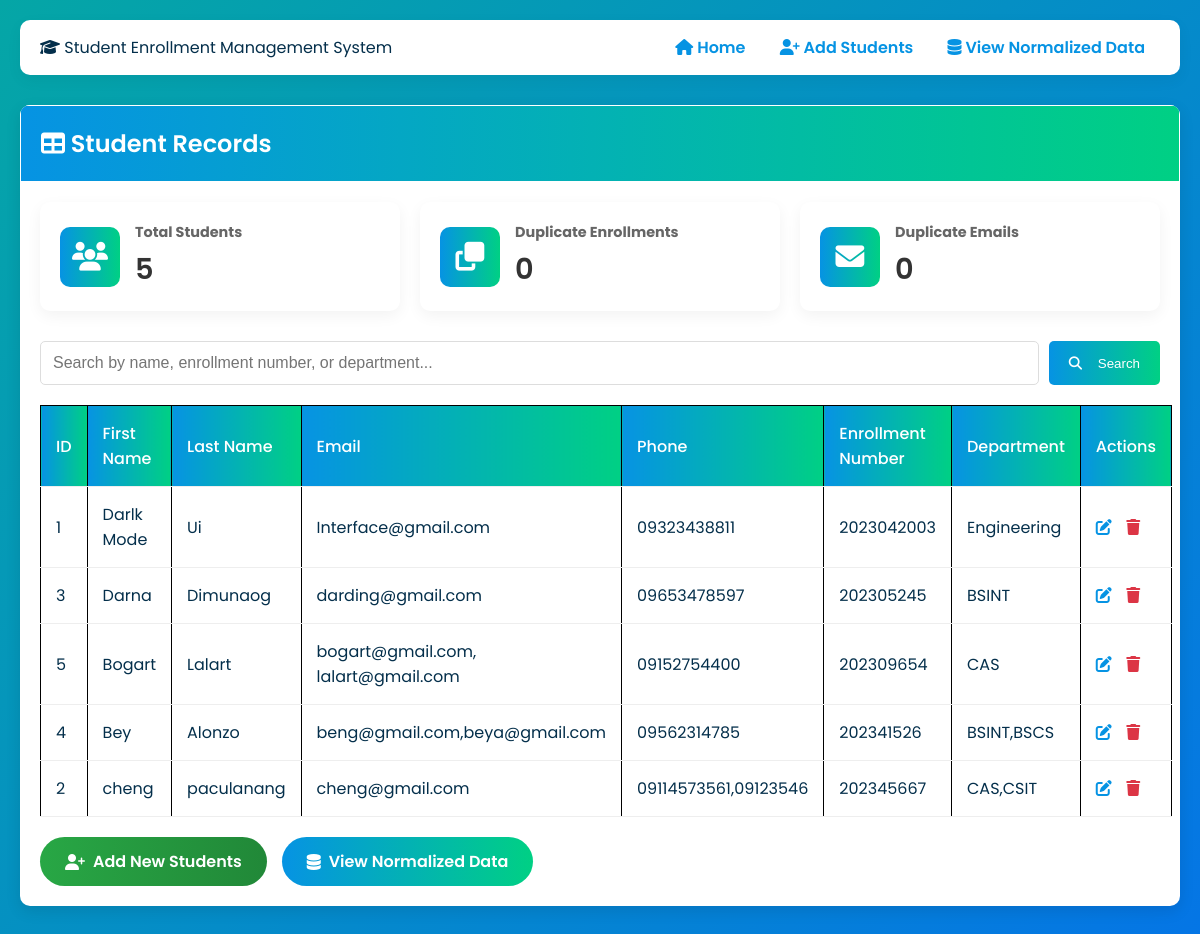
The app's page /rawdata.php with its own data.
### tables this page shows
CREATE TABLE `students` (
  `student_id` int(11) NOT NULL,
  `first_name` varchar(50) NOT NULL,
  `last_name` varchar(50) NOT NULL,
  `email` varchar(100) DEFAULT NULL,
  `phone` varchar(20) DEFAULT NULL,
  `enrollment_number` varchar(20) NOT NULL,
  `department` varchar(50) NOT NULL,
  `created_at` timestamp NOT NULL DEFAULT current_timestamp()
);

### rawdata.php (the view, shortened to what this page needs)
<?php
include 'connector.php';
$sql = "SELECT student_id, first_name, last_name, email, phone, enrollment_number, department FROM students ORDER BY enrollment_number ASC";
$stmt = $conn->prepare($sql);
$stmt->execute();
$students = $stmt->fetchAll(PDO::FETCH_ASSOC);
function checkDuplicates($students, $column) {
    $countValues = array_count_values(array_column($students, $column));
    $duplicates = [];
    return $duplicates;
}
$duplicateFirstNames = checkDuplicates($students, 'first_name');
$duplicateEmails = checkDuplicates($students, 'email');
$duplicateEnrollment = checkDuplicates($students, 'enrollment_number');
?>
<!DOCTYPE html>
<html lang="en">
<head>
    <link rel="stylesheet" href="https://cdnjs.cloudflare.com/ajax/libs/font-awesome/6.4.2/css/all.min.css">
    <link rel="stylesheet" href="main.css">
</head>
<body>
    <div class="wrapper">
        <nav>
            <div class="nav-logo">
                <i class="fas fa-graduation-cap"></i> Student Enrollment Management System
            </div>
            <div class="nav-links">
                <a href="homepage.php"><i class="fas fa-home"></i> Home</a>
                <a href="index.php"><i class="fas fa-user-plus"></i> Add Students</a>
                <a href="normalization.php"><i class="fas fa-database"></i> View Normalized Data</a>
            </div>
        </nav>
        <div class="card">
            <div class="card-header">
                <h2><i class="fas fa-table"></i> Student Records</h2>
            </div>
            <div class="card-body">
                <div class="stats">
                    <div class="stat-card">
                        <div class="stat-icon">
                            <i class="fas fa-users"></i>
                        </div>
                        <div class="stat-info">
                            <h3>Total Students</h3>
                            <p><?php echo count($students); ?></p>
                        </div>
                    </div>
                    <div class="stat-card">
                        <div class="stat-icon">
                            <i class="fas fa-clone"></i>
                        </div>
                        <div class="stat-info">
                            <h3>Duplicate Enrollments</h3>
                            <p><?php echo count($duplicateEnrollment); ?></p>
                        </div>
                    </div>
                    <div class="stat-card">
                        <div class="stat-icon">
                            <i class="fas fa-envelope"></i>
                        </div>
                        <div class="stat-info">
                            <h3>Duplicate Emails</h3>
                            <p><?php echo count($duplicateEmails); ?></p>
                        </div>
                    </div>
                </div>
                <div class="search-container">
                    <input type="text" id="searchInput" placeholder="Search by name, enrollment number, or department...">
                    <button onclick="searchTable()"><i class="fas fa-search"></i> Search</button>
                </div>
                <table id="studentsTable">
                    <tr>
                        <th>ID</th>
                        <th>First Name</th>
                        <th>Last Name</th>
                        <th>Email</th>
                        <th>Phone</th>
                        <th>Enrollment Number</th>
                        <th>Department</th>
                        <th>Actions</th>
                    </tr>
                    <?php foreach ($students as $student):
                        $isDuplicateFirstName = isset($duplicateFirstNames[$student['first_name']]);
                        $isDuplicateEmail = isset($duplicateEmails[$student['email']]);
                        $isDuplicateEnrollment = isset($duplicateEnrollment[$student['enrollment_number']]);
                        $rowClass = ($isDuplicateFirstName || $isDuplicateEmail || $isDuplicateEnrollment) ? 'duplicate' : '';
                    ?>
                    <tr class="<?php echo $rowClass; ?>">
                        <td><?php echo htmlspecialchars($student['student_id']); ?></td>
                        <td>
                            <?php echo htmlspecialchars($student['first_name']); ?>
                        </td>
                        <td><?php echo htmlspecialchars($student['last_name']); ?></td>
                        <td>
                            <?php echo htmlspecialchars($student['email']); ?>
                        </td>
                        <td><?php echo htmlspecialchars($student['phone']); ?></td>
                        <td>
                            <?php echo htmlspecialchars($student['enrollment_number']); ?>
                        </td>
                        <td><?php echo htmlspecialchars($student['department']); ?></td>
                        <td>
                            <a href="edit.php?id=<?php echo $student['student_id']; ?>" title="Edit"><i class="fas fa-edit" style="color: #0693e3;"></i></a>
                            <a href="delete.php?id=<?php echo $student['student_id']; ?>" title="Delete" onclick="return confirm('Are you sure you want to delete this student?');"><i class="fas fa-trash" style="color: #dc3545; margin-left: 10px;"></i></a>
                        </td>
                    </tr>
                    <?php endforeach; ?>
                </table>
                <div class="btn-container">
                    <a href="index.php" class="btn add-new"><i class="fas fa-user-plus"></i> Add New Students</a>
                    <a href="normalization.php" class="btn view-normalized"><i class="fas fa-database"></i> View Normalized Data</a>
                </div>
            </div>
        </div>
    </div>
</body>
</html>

### main.css (style rules this page uses)
body { font-family: 'Poppins', sans-serif; margin: 20px; padding: 20px; background-color: linear-gradient (to right, #a2d4f5, #7ec8e3); color: #042f4b; }
table { width: 100%; border-collapse: collapse; }
th, td { border: 1px solid black; padding: 8px; text-align: left; color: #042f4b; }
th { background-color: #1e81b0; color: white; }
input { border: none; outline: none; background: transparent; font-size: 16px; padding: 5px; color: #042f4b; }
button >i { margin-right: 12px; }

### rawdata.php (style rules this page uses)
body { font-family: 'Poppins', sans-serif; background: linear-gradient(135deg, #05a6a6 0%, #0575e6 100%); margin: 0; padding: 20px; min-height: 100vh; }
.wrapper { max-width: 1200px; margin: 0 auto; }
.card { background: white; border-radius: 10px; box-shadow: 0 5px 15px rgba(0, 0, 0, 0.1); margin-bottom: 30px; overflow: hidden; }
.card-header { background: linear-gradient(90deg, #0693e3, #00d084); padding: 20px; color: white; border: 1px solid white; }
.card-body { padding: 20px; }
h2 { margin: 0; font-weight: 600; }
.stats { display: flex; gap: 20px; margin-bottom: 30px; flex-wrap: wrap; }
.stat-card { background: white; padding: 20px; border-radius: 10px; box-shadow: 0 5px 15px rgba(0, 0, 0, 0.05); flex: 1; min-width: 200px; display: flex; align-items: center; }
.stat-icon { width: 60px; height: 60px; background: linear-gradient(90deg, #0693e3, #00d084); border-radius: 10px; display: flex; align-items: center; justify-content: center; margin-right: 15px; }
.stat-icon i { font-size: 1.8rem; color: white; }
.stat-info h3 { margin: 0; font-size: 0.9rem; color: #666; }
.stat-info p { margin: 5px 0 0; font-size: 1.8rem; font-weight: 600; color: #333; }
table { width: 100%; border-collapse: collapse; }
th, td { padding: 15px; text-align: left; border-bottom: 1px solid #eee; }
th { background: linear-gradient(90deg, #0693e3, #00d084); color: white; font-weight: 500; }
.btn-container { display: flex; gap: 15px; margin-top: 20px; }
.btn { padding: 12px 25px; color: white; border: none; border-radius: 50px; cursor: pointer; font-weight: 600; display: inline-flex; align-items: center; justify-content: center; transition: all 0.3s ease; text-decoration: none; }
.btn i { margin-right: 8px; }
.add-new { background: linear-gradient(90deg, #28a745, #218838); }
.view-normalized { background: linear-gradient(90deg, #0693e3, #00d084); }
.search-container { display: flex; gap: 10px; margin-bottom: 20px; }
.search-container input { flex: 1; padding: 12px; border: 1px solid #ddd; border-radius: 5px; }
.search-container button { padding: 12px 20px; background: linear-gradient(90deg, #0693e3, #00d084); color: white; border: none; border-radius: 5px; cursor: pointer; }
nav { display: flex; justify-content: space-between; align-items: center; background: white; padding: 15px 20px; border-radius: 10px; margin-bottom: 30px; box-shadow: 0 5px 15px rgba(0, 0, 0, 0.05); }
nav a { color: #0693e3; text-decoration: none; font-weight: 600; padding: 10px 15px; border-radius: 5px; transition: all 0.3s ease; }

### records on screen
students: student_id "1", first_name "Darlk Mode", last_name "Ui", email "Interface@gmail.com", phone "09323438811", enrollment_number "2023042003", department "Engineering"
students: student_id "3", first_name "Darna", last_name "Dimunaog", email "darding@gmail.com", phone "09653478597", enrollment_number "202305245", department "BSINT"
students: student_id "5", first_name "Bogart", last_name "Lalart", email "bogart@gmail.com, lalart@gmail.com", phone "09152754400", enrollment_number "202309654", department "CAS"
students: student_id "4", first_name "Bey", last_name "Alonzo", email "beng@gmail.com,beya@gmail.com", phone "09562314785", enrollment_number "202341526", department "BSINT,BSCS"
students: student_id "2", first_name "cheng", last_name "paculanang", email "cheng@gmail.com", phone "09114573561,09123546", enrollment_number "202345667", department "CAS,CSIT"

### other values on screen
count($students) "5"
count($duplicateEnrollment) "0"
count($duplicateEmails) "0"
